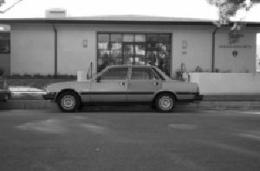
#> input picture image_0002.jpg, 260 x 171 px
$ python 'generate histogram.py' --image image_0002.jpg
#> lines starting #> are read from the running program, lines starting #| are printed output that depends on the picture
# -*- coding: utf-8 -*-
"""
Created on Tue May 23 14:14:07 2017

@author: Rukayat Ariori
"""

from matplotlib import pyplot as plt
import argparse
import cv2

ap = argparse.ArgumentParser()
ap.add_argument("-i", "--image", required = True,
help = "Path to the image")
args = vars(ap.parse_args())

image = cv2.imread(args["image"])
#> image is the input picture: shape (171, 260, 3); min 0, max 255, mean 111.6
image = cv2.cvtColor(image, cv2.COLOR_BGR2GRAY)
#> image: shape (171, 260)
cv2.imshow("Original", image)

hist = cv2.calcHist([image], [0], None, [256], [0, 256])
#> hist = 256 values, max 2082 at index 254, min 0 at index 1, mean 173.7

plt.figure()
plt.title("Grayscale Histogram")
plt.xlabel("Bins")
plt.ylabel("# of Pixels")
plt.plot(hist)
plt.xlim([0, 256])
plt.show()
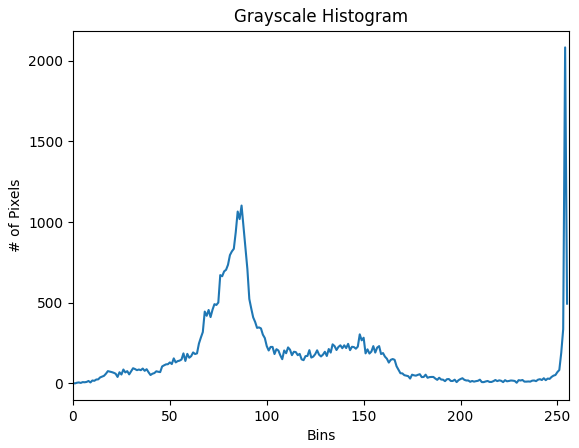
#> figure drawn by matplotlib, 1 panel; curve peaks at x = 254, y = 2082
cv2.waitKey(0)

$ run again, on image_0075.jpg
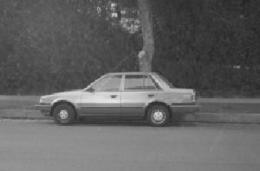
#> input picture image_0075.jpg, 260 x 171 px
#> image is the input picture: shape (171, 260, 3); min 35, max 236, mean 98
#> image: shape (171, 260)
#> hist = 256 values, max 866 at index 143, min 0 at index 0, mean 173.7
#> `plt.show()`:
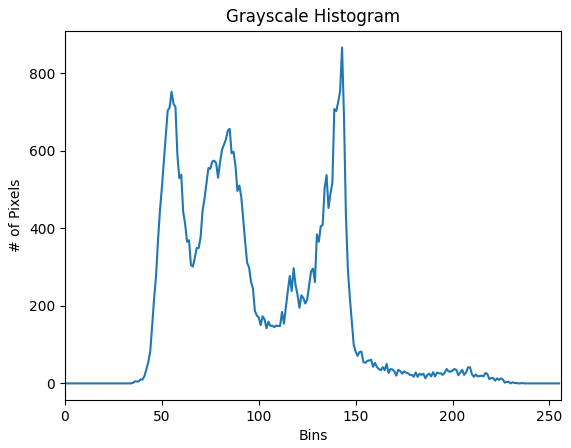
#> figure drawn by matplotlib, 1 panel; curve peaks at x = 143, y = 866

$ run again, on image_0090.jpg
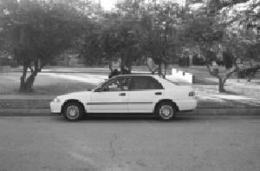
#> input picture image_0090.jpg, 260 x 171 px
#> image is the input picture: shape (171, 260, 3); min 15, max 255, mean 118.8
#> image: shape (171, 260)
#> hist = 256 values, max 796 at index 142, min 0 at index 0, mean 173.7
#> `plt.show()`:
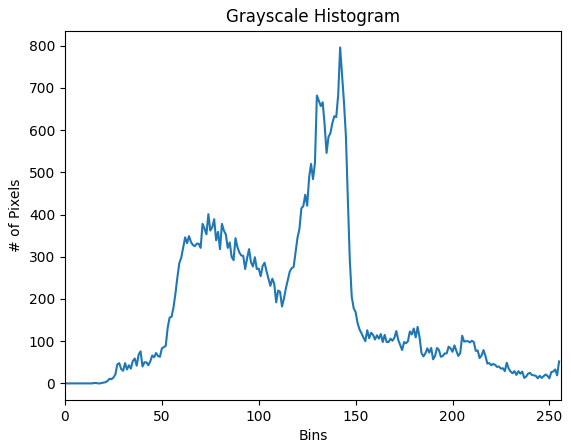
#> figure drawn by matplotlib, 1 panel; curve peaks at x = 142, y = 796

$ run again, on image_0120.jpg
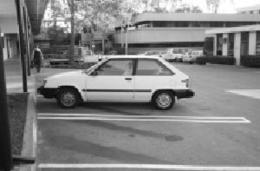
#> input picture image_0120.jpg, 260 x 171 px
#> image is the input picture: shape (171, 260, 3); min 7, max 255, mean 130.8
#> image: shape (171, 260)
#> hist = 256 values, max 596 at index 143, min 0 at index 0, mean 173.7
#> `plt.show()`:
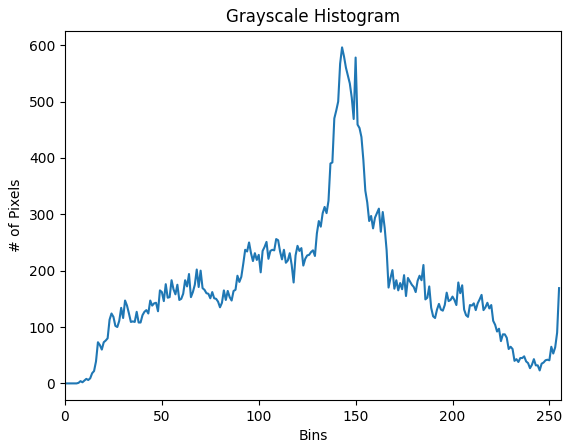
#> figure drawn by matplotlib, 1 panel; curve peaks at x = 143, y = 596
